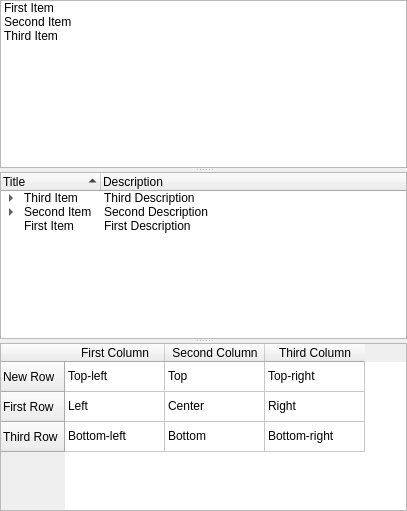
<?xml version="1.0" encoding="UTF-8"?>
<ui version="4.0">
 <class>ListDemoWidget</class>
 <widget class="QWidget" name="ListDemoWidget">
  <property name="geometry">
   <rect>
    <x>0</x>
    <y>0</y>
    <width>407</width>
    <height>511</height>
   </rect>
  </property>
  <layout class="QVBoxLayout" name="verticalLayout">
   <property name="leftMargin">
    <number>0</number>
   </property>
   <property name="topMargin">
    <number>0</number>
   </property>
   <property name="rightMargin">
    <number>0</number>
   </property>
   <property name="bottomMargin">
    <number>0</number>
   </property>
   <item>
    <widget class="QSplitter" name="splitter">
     <property name="lineWidth">
      <number>0</number>
     </property>
     <property name="orientation">
      <enum>Qt::Vertical</enum>
     </property>
     <widget class="QListWidget" name="listWidget">
      <property name="sortingEnabled">
       <bool>true</bool>
      </property>
      <item>
       <property name="text">
        <string>First Item</string>
       </property>
      </item>
      <item>
       <property name="text">
        <string>Second Item</string>
       </property>
      </item>
      <item>
       <property name="text">
        <string>Third Item</string>
       </property>
      </item>
     </widget>
     <widget class="QTreeWidget" name="treeWidget">
      <property name="sortingEnabled">
       <bool>true</bool>
      </property>
      <column>
       <property name="text">
        <string>Title</string>
       </property>
      </column>
      <column>
       <property name="text">
        <string>Description</string>
       </property>
      </column>
      <item>
       <property name="text">
        <string>Third Item</string>
       </property>
       <property name="text">
        <string>Third Description</string>
       </property>
       <item>
        <property name="text">
         <string>Third Subitem</string>
        </property>
        <property name="text">
         <string>Third Subitem Description</string>
        </property>
       </item>
      </item>
      <item>
       <property name="text">
        <string>Second Item</string>
       </property>
       <property name="text">
        <string>Second Description</string>
       </property>
       <item>
        <property name="text">
         <string>Second Subitem</string>
        </property>
        <property name="text">
         <string>Second Subitem Description</string>
        </property>
       </item>
       <item>
        <property name="text">
         <string>First Subitem</string>
        </property>
        <property name="text">
         <string>First Subitem Description</string>
        </property>
       </item>
      </item>
      <item>
       <property name="text">
        <string>First Item</string>
       </property>
       <property name="text">
        <string>First Description</string>
       </property>
      </item>
     </widget>
     <widget class="QTableWidget" name="tableWidget">
      <property name="sortingEnabled">
       <bool>true</bool>
      </property>
      <row>
       <property name="text">
        <string>New Row</string>
       </property>
      </row>
      <row>
       <property name="text">
        <string>First Row</string>
       </property>
      </row>
      <row>
       <property name="text">
        <string>Third Row</string>
       </property>
      </row>
      <column>
       <property name="text">
        <string>First Column</string>
       </property>
      </column>
      <column>
       <property name="text">
        <string>Second Column</string>
       </property>
      </column>
      <column>
       <property name="text">
        <string>Third Column</string>
       </property>
      </column>
      <item row="0" column="0">
       <property name="text">
        <string>Top-left</string>
       </property>
      </item>
      <item row="0" column="1">
       <property name="text">
        <string>Top</string>
       </property>
      </item>
      <item row="0" column="2">
       <property name="text">
        <string>Top-right</string>
       </property>
      </item>
      <item row="1" column="0">
       <property name="text">
        <string>Left </string>
       </property>
      </item>
      <item row="1" column="1">
       <property name="text">
        <string>Center</string>
       </property>
      </item>
      <item row="1" column="2">
       <property name="text">
        <string>Right</string>
       </property>
      </item>
      <item row="2" column="0">
       <property name="text">
        <string>Bottom-left</string>
       </property>
      </item>
      <item row="2" column="1">
       <property name="text">
        <string>Bottom</string>
       </property>
      </item>
      <item row="2" column="2">
       <property name="text">
        <string>Bottom-right</string>
       </property>
      </item>
     </widget>
    </widget>
   </item>
  </layout>
 </widget>
 <resources/>
 <connections/>
</ui>
